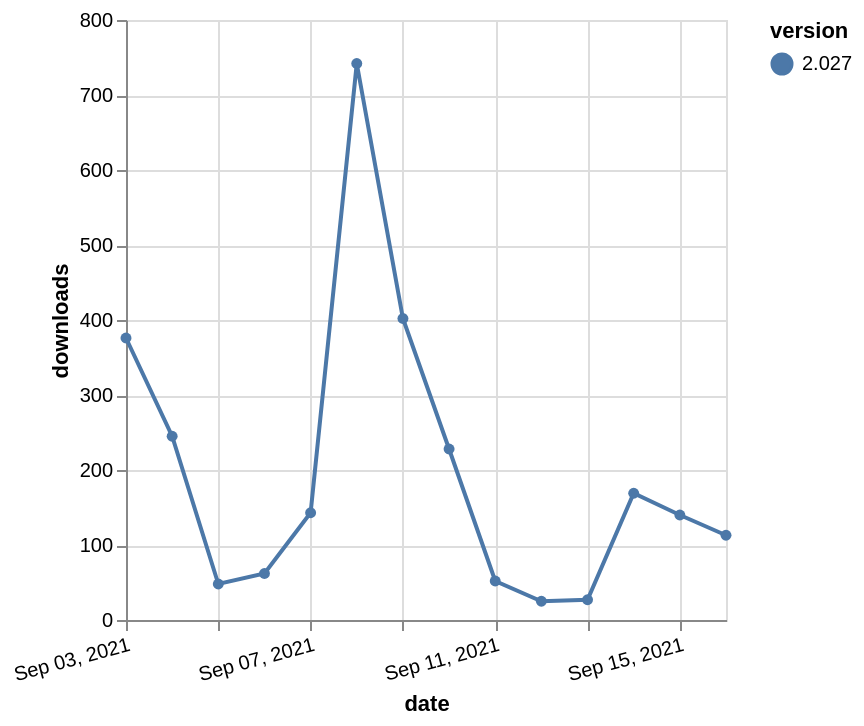

The specification (Vega-Lite) saved for this image:
### Vega-Lite specification from a JSON file in a GitHub repository (floating-point values rounded to 4 significant figures)
{"$schema": "https://vega.github.io/schema/vega-lite/v5.json", "description": "A simple bar chart with embedded data.", "data": {"values": [{"date": "2021-09-03", "total": 141693, "delta": 376, "version": "2.027"}, {"date": "2021-09-04", "total": 141938, "delta": 245, "version": "2.027"}, {"date": "2021-09-05", "total": 141986, "delta": 48, "version": "2.027"}, {"date": "2021-09-06", "total": 142048, "delta": 62, "version": "2.027"}, {"date": "2021-09-07", "total": 142191, "delta": 143, "version": "2.027"}, {"date": "2021-09-08", "total": 142933, "delta": 742, "version": "2.027"}, {"date": "2021-09-09", "total": 143335, "delta": 402, "version": "2.027"}, {"date": "2021-09-10", "total": 143563, "delta": 228, "version": "2.027"}, {"date": "2021-09-11", "total": 143615, "delta": 52, "version": "2.027"}, {"date": "2021-09-12", "total": 143640, "delta": 25, "version": "2.027"}, {"date": "2021-09-13", "total": 143667, "delta": 27, "version": "2.027"}, {"date": "2021-09-14", "total": 143836, "delta": 169, "version": "2.027"}, {"date": "2021-09-15", "total": 143976, "delta": 140, "version": "2.027"}, {"date": "2021-09-16", "total": 144089, "delta": 113, "version": "2.027"}]}, "width": "container", "mark": {"type": "line", "point": {"filled": true}}, "encoding": {"x": {"field": "date", "type": "temporal", "timeUnit": "yearmonthdate", "title": "date", "axis": {"labelAngle": -15}}, "y": {"field": "delta", "type": "quantitative", "title": "downloads"}, "color": {"field": "version", "type": "nominal"}, "tooltip": {"field": "delta"}}}
